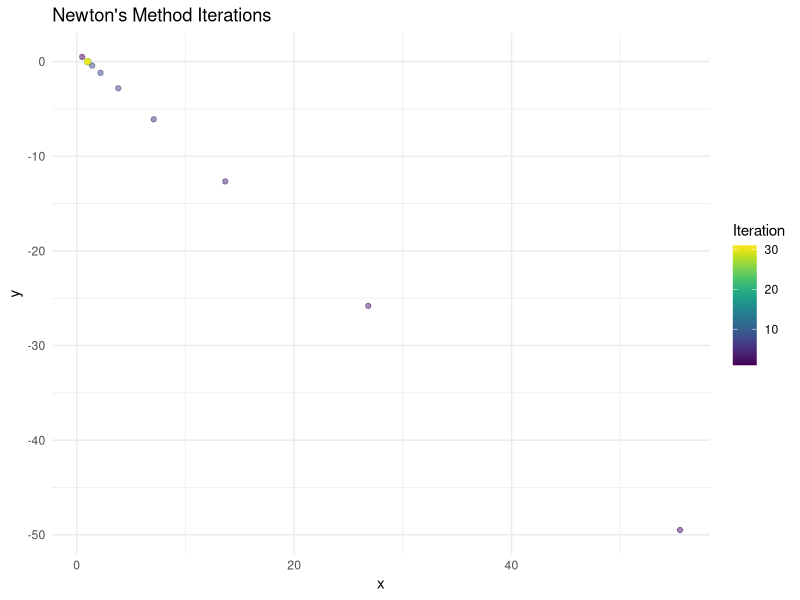

Reproduce this figure in R.
## ---- chunk 1
knitr::opts_chunk$set(echo = TRUE)
library(tidyverse)
library(viridis)
## ---- chunk 2
x_vec <- 1:31
y_vec <- 1:31
x_df <- data.frame(x_vec,y_vec)
x_df[1,] <- c(.5,.5)
matrix(c(x_df[1,1],x_df[1,2],x_df[2,1],x_df[2,2]), nrow=2)


for (i in 1:30){
  if (x_df[i,1]-x_df[i,2] == 0){
    J <- matrix(c(2*x_df[i,1]-2,1,2*x_df[i,2]-2,1), nrow=2)+ matrix(c(.1,0,0,.1),nrow=2)
    J_inv = solve(J)
    last_d = matrix(c((x_df[i,1]-1)^2+(x_df[i,2]-1)^2-1,x_df[i,1]+x_df[i,2]-1),nrow=2)
    m <- J_inv %*% last_d
    x_df[i+1,1] <- x_df[i,1]-m[1]
    x_df[i+1,2] <- x_df[i,2]-m[2]
  }
  else {
    J <- matrix(c(2*x_df[i,1]-2,1,2*x_df[i,2]-2,1), nrow=2)
    J_inv = solve(J)
    last_d = matrix(c((x_df[i,1]-1)^2+(x_df[i,2]-1)^2-1,x_df[i,1]+x_df[i,2]-1),nrow=2)
    m <- J_inv %*% last_d
    x_df[i+1,1] <- x_df[i,1]-m[1]
    x_df[i+1,2] <- x_df[i,2]-m[2]
  }
}
x_df
## ---- chunk 3
x_df$t <- 1:31
ggplot(x_df)+
  geom_point(aes(x=x_vec,y=y_vec,color=t), alpha=.5)+
  scale_color_viridis(name="Iteration") +
  labs(title="Newton's Method Iterations", x="x", y="y") +
  theme_minimal()
